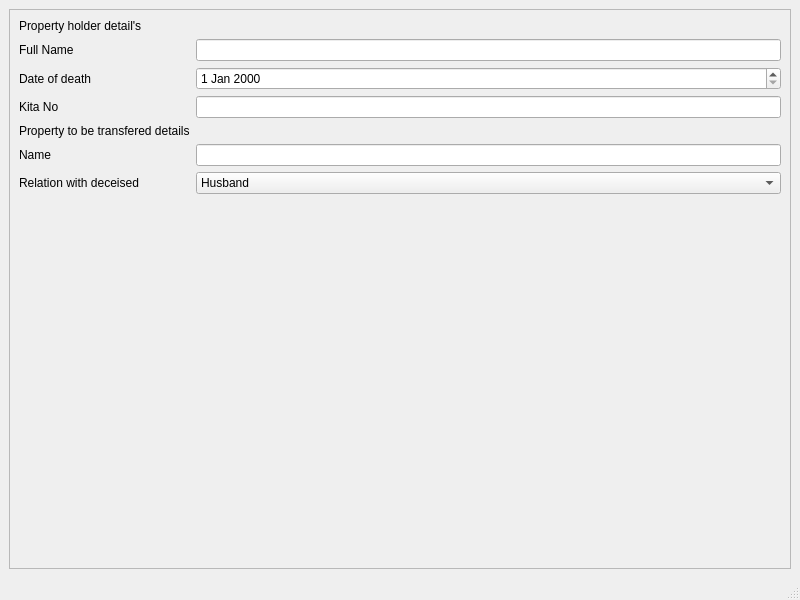
<?xml version="1.0" encoding="UTF-8"?>
<ui version="4.0">
 <class>MainWindow</class>
 <widget class="QMainWindow" name="MainWindow">
  <property name="geometry">
   <rect>
    <x>0</x>
    <y>0</y>
    <width>800</width>
    <height>600</height>
   </rect>
  </property>
  <property name="windowTitle">
   <string>Property  Transfer</string>
  </property>
  <widget class="QWidget" name="centralwidget">
   <layout class="QGridLayout" name="gridLayout">
    <item row="0" column="0">
     <widget class="QScrollArea" name="scrollArea">
      <property name="widgetResizable">
       <bool>true</bool>
      </property>
      <widget class="QWidget" name="scrollAreaWidgetContents">
       <property name="geometry">
        <rect>
         <x>0</x>
         <y>0</y>
         <width>776</width>
         <height>551</height>
        </rect>
       </property>
       <layout class="QGridLayout" name="gridLayout_2">
        <item row="0" column="0">
         <layout class="QFormLayout" name="formLayout">
          <item row="0" column="0">
           <widget class="QLabel" name="propertyHolderDetailSLabel">
            <property name="text">
             <string>Property holder detail's</string>
            </property>
           </widget>
          </item>
          <item row="1" column="0">
           <widget class="QLabel" name="fullNameLabel">
            <property name="text">
             <string>Full Name</string>
            </property>
           </widget>
          </item>
          <item row="1" column="1">
           <widget class="QLineEdit" name="fullNameLineEdit"/>
          </item>
          <item row="2" column="0">
           <widget class="QLabel" name="dateOfDeathLabel">
            <property name="text">
             <string>Date of death</string>
            </property>
           </widget>
          </item>
          <item row="2" column="1">
           <widget class="QDateEdit" name="dateOfDeathDateEdit"/>
          </item>
          <item row="3" column="0">
           <widget class="QLabel" name="kitaNoLabel">
            <property name="text">
             <string>Kita No</string>
            </property>
           </widget>
          </item>
          <item row="3" column="1">
           <widget class="QLineEdit" name="kitaNoLineEdit"/>
          </item>
          <item row="4" column="0">
           <widget class="QLabel" name="TransferedDetailsLabel">
            <property name="text">
             <string>Property to be transfered details</string>
            </property>
           </widget>
          </item>
          <item row="5" column="0">
           <widget class="QLabel" name="nameLabel">
            <property name="text">
             <string>Name</string>
            </property>
           </widget>
          </item>
          <item row="5" column="1">
           <widget class="QLineEdit" name="nameLineEdit"/>
          </item>
          <item row="6" column="0">
           <widget class="QLabel" name="relationWithDeceisedLabel">
            <property name="text">
             <string>Relation with deceised</string>
            </property>
           </widget>
          </item>
          <item row="6" column="1">
           <widget class="QComboBox" name="relationWithDeceisedComboBox">
            <item>
             <property name="text">
              <string>Husband</string>
             </property>
            </item>
            <item>
             <property name="text">
              <string>Wife</string>
             </property>
            </item>
            <item>
             <property name="text">
              <string>Son</string>
             </property>
            </item>
            <item>
             <property name="text">
              <string>Daughter</string>
             </property>
            </item>
            <item>
             <property name="text">
              <string>Father</string>
             </property>
            </item>
            <item>
             <property name="text">
              <string>Mother</string>
             </property>
            </item>
            <item>
             <property name="text">
              <string>other</string>
             </property>
            </item>
           </widget>
          </item>
         </layout>
        </item>
       </layout>
      </widget>
     </widget>
    </item>
   </layout>
  </widget>
  <widget class="QStatusBar" name="statusbar"/>
 </widget>
 <resources/>
 <connections/>
</ui>
